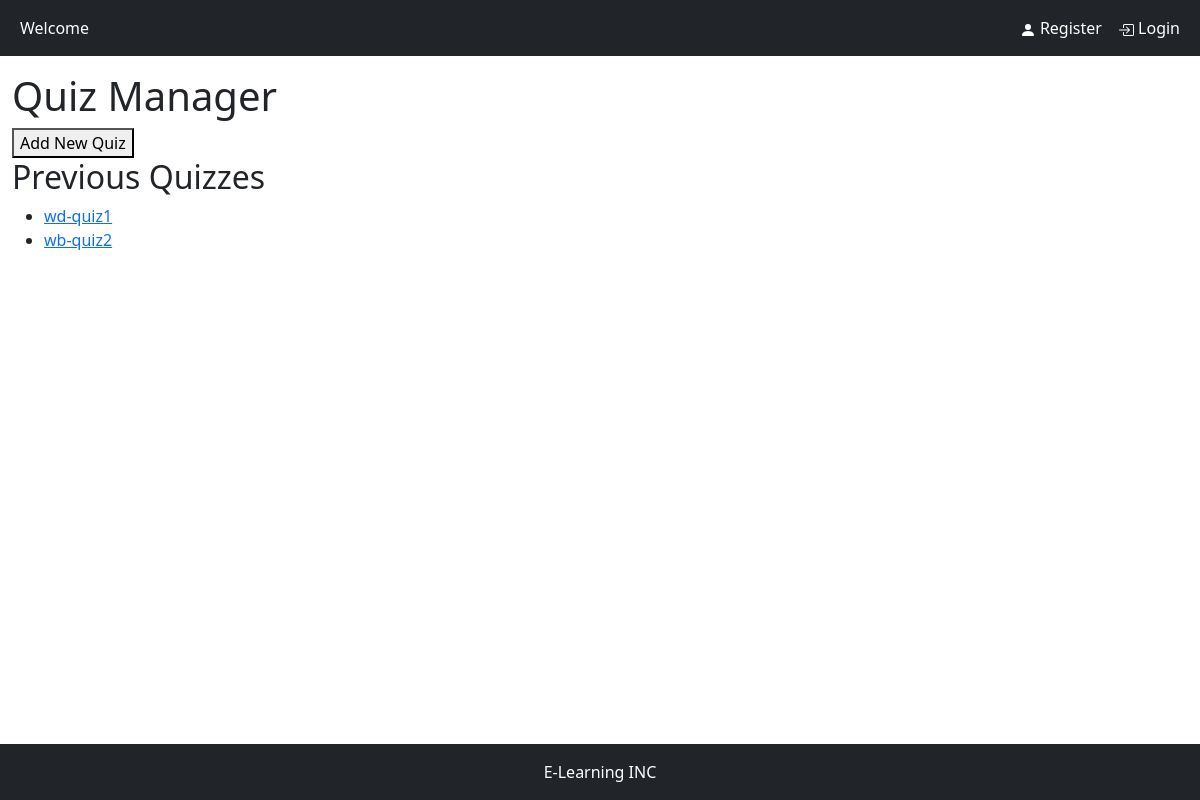
Page /quiz/quizzes/Web_Development/ on the earlier database version.
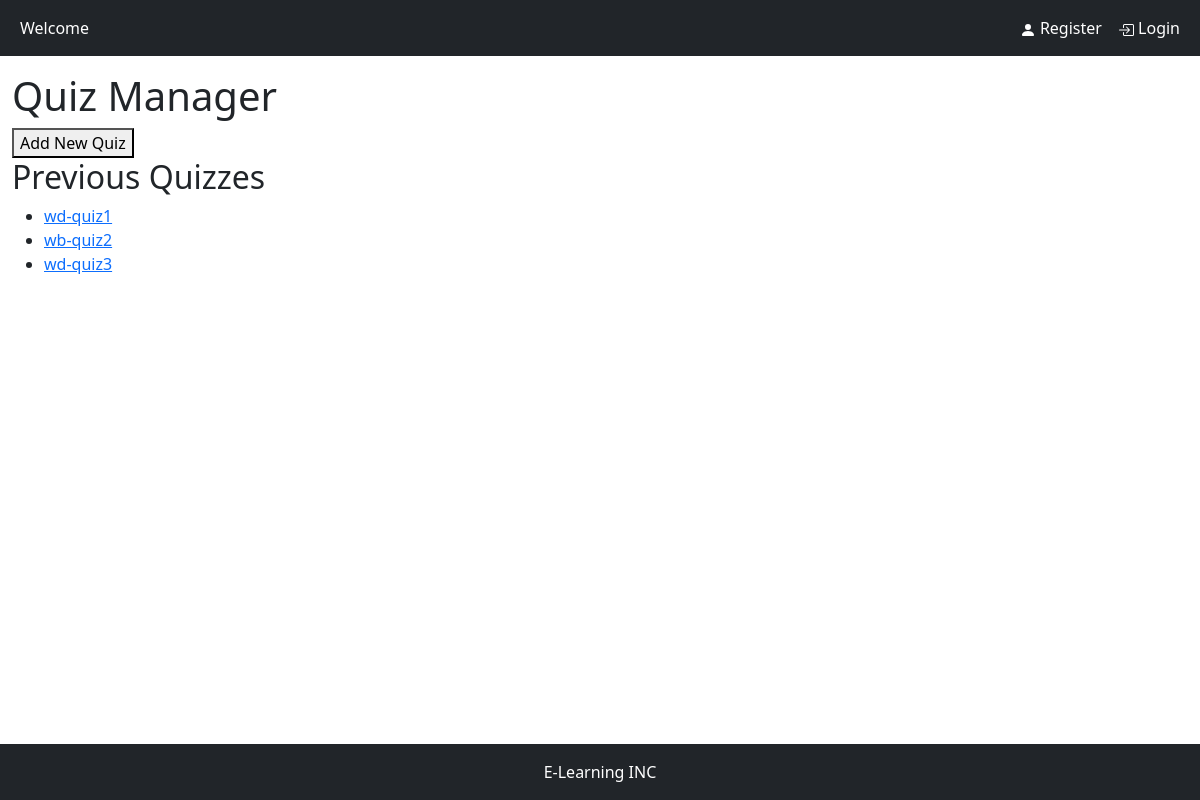
Same page on the later database version.
### quiz/models.py (models this page shows, shortened)
class Quiz(models.Model):
    name = models.CharField(max_length=120)
    topic = models.CharField(max_length=120)
    number_of_questions = models.IntegerField()
    time = models.IntegerField(help_text="duration of the quiz in minutes")
    required_score_to_pass = models.IntegerField(help_text="required score in %")
    difficulty = models.CharField(max_length=6, choices=DIFF_CHOICES)
    class Meta:
        verbose_name_plural = 'Quizes'

### quiz/views.py (the view)
# urls.py: path('quizzes/<str:slug>/', quizzes, name='quizzes'),
def quizzes(request, slug):
    quizzes = Quiz.objects.filter(topic=slug)
    return render(request, 'quiz/quizzes.html', {'quizzes': quizzes, 'slug': slug})

### quiz/templates/quiz/quizzes.html
{% extends "root.html" %}
{% block content %}
<div>
    <h1>Quiz Manager</h1>
    <a href="{% url 'quiz:add_quiz' slug=slug %}"><button>Add New Quiz</button></a>
    <h2>Previous Quizzes</h2>
    <ul>
        {% for quiz in quizzes %}
            <li><a href="{% url 'quiz:update_quiz' quiz_id=quiz.id slug=slug %}">{{ quiz.name }}</a></li>
        {% empty %}
            <li>No quizzes found.</li>
        {% endfor %}
    </ul>
</div>
{% endblock content %}

### templates/root.html (shortened to what this page needs)
<!DOCTYPE html>
<html lang="en">
    <head>
    <link href="https://cdn.jsdelivr.net/npm/bootstrap@5.2.3/dist/css/bootstrap.min.css" rel="stylesheet">
        {% include 'snippets/header.html' %}
    </head>
    <body>
        <div class="container-fluid" style="margin-top:9vh;">
            {% block content %}
            {% endblock content %}
        </div>
    </body>
        {% include 'snippets/footer.html' %}
</html>

### templates/snippets/header.html (shortened to what this page needs)
    <nav class="navbar navbar-expand-sm navbar-dark bg-dark fixed-top border-bottom-shadow-sm">
        {% if request.user.is_authenticated %}
        <div class="container-fluid d-flex">
        <ul class="navbar-nav">
            <li class="nav-item"><a class="nav-link disabled" style="color:white">Welcome {{ request.user.username }}</a></li>
            <li class="nav-item"><a class="nav-link" href={% url 'website_content:home' %} style="color:white"> Home</a></li>
            {% if request.user.user_role == 'STUDENT' %}
              <li class="nav-item"><a class="nav-link" href={% url 'website_content:plan_details' %} style="color:white">⭐ Upgrade Plan</a></li>
            {% endif %}
        </ul>
        <ul class="navbar-nav">
            <li class="nav-item"><a class="nav-link" href={% url 'user_account:logout' %} style="color:white">
                <svg xmlns="http://www.w3.org/2000/svg" width="16" height="16" fill="currentColor" class="bi bi-box-arrow-right" viewBox="0 0 16 16">
                    <path fill-rule="evenodd" d="M10 12.5a.5.5 0 0 1-.5.5h-8a.5.5 0 0 1-.5-.5v-9a.5.5 0 0 1 .5-.5h8a.5.5 0 0 1 .5.5v2a.5.5 0 0 0 1 0v-2A1.5 1.5 0 0 0 9.5 2h-8A1.5 1.5 0 0 0 0 3.5v9A1.5 1.5 0 0 0 1.5 14h8a1.5 1.5 0 0 0 1.5-1.5v-2a.5.5 0 0 0-1 0v2z"/>
                    <path fill-rule="evenodd" d="M15.854 8.354a.5.5 0 0 0 0-.708l-3-3a.5.5 0 0 0-.708.708L14.293 7.5H5.5a.5.5 0 0 0 0 1h8.793l-2.147 2.146a.5.5 0 0 0 .708.708l3-3z"/>
                  </svg>
                Logout</a></li>
          </ul>
        </div>
        {% else %}
        <div class="container-fluid">
        <ul class="navbar-nav">
            <li class="nav-item"><a class="nav-link disabled" style="color:white">Welcome</a>
        </ul>
        <ul class="navbar-nav">
            <li class="nav-item"><a class="nav-link" href={% url 'user_account:register' %} style="color:white">
                <svg xmlns="http://www.w3.org/2000/svg" width="16" height="16" fill="currentColor" class="bi bi-person-fill" viewBox="0 0 16 16">
                    <path d="M3 14s-1 0-1-1 1-4 6-4 6 3 6 4-1 1-1 1H3Zm5-6a3 3 0 1 0 0-6 3 3 0 0 0 0 6Z"/>
                  </svg>
                Register</a></li>
            <li class="nav-item"><a class="nav-link" href={% url 'user_account:login' %} style="color:white">
                Login</a></li>
          </ul>
        </div>
        {% endif %}
      </nav>

### templates/snippets/footer.html (shortened to what this page needs)
<nav class="navbar navbar-dark fixed-bottom bg-dark justify-content-center">
  <ul class="navbar-nav">
    <li class="nav-item"><a class="nav-link disabled" style="color:white"> E-Learning INC</a></li>
  </ul>
    </nav>

Differences in the rows shown:
added Quiz: name "wd-quiz3"
